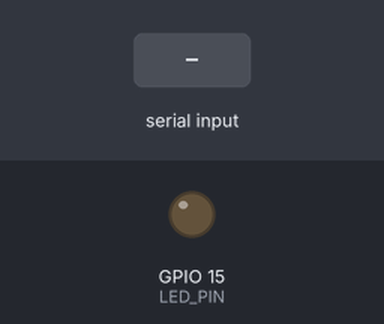
Bench run of a sketch on a simulated ESP32. Shown: output pins drawn as LEDs (lit = HIGH). Dashed ring = blinking. Inputs (shaded band) come from the test bench. What the sketch prints to the serial monitor is not drawn.

Above: at 1.9 s.
2.0 s: "3\n" received over Serial
At 2.1 s:
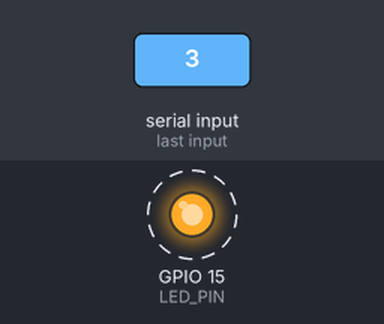
6.5 s: "1\n" received over Serial
At 7.1 s:
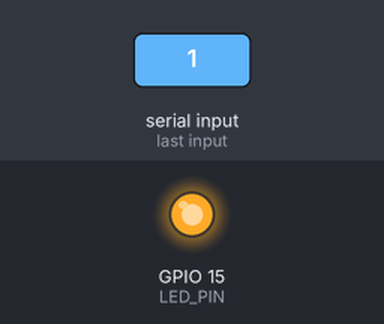
Timing chart, 0 to 9.5 s (numbered marks = the images above; inputs shaded):
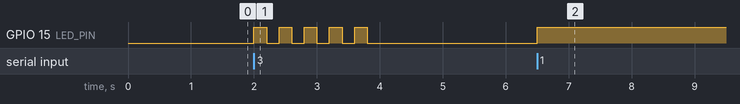

The sketch:

P04_SerialMenu.ino
```cpp
/*
 * =============================================
 *  PROJECT: ESP32 INTERACTIVE SERIAL MENU
 * =============================================
 *
 *  Pertemuan 4: Serial Communication & Debugging
 *  Mata Kuliah Mikrokontroller - Prodi Informatika Unmul
 *
 *  Features:
 *   - Menu interaktif via Serial Monitor (pilihan 0-6)
 *   - LED ON/OFF/Blink control
 *   - LED Brightness control (0-255)
 *   - ADC Sensor reading (Potensiometer)
 *   - System Info (uptime, free heap, CPU freq)
 *
 *  Wiring:
 *   - LED    : GPIO15 → Resistor 220Ω → LED Anode → LED Cathode → GND
 *   - Pot    : VCC→3V3, SIG→GPIO34, GND→GND
 *
 *  Serial Monitor Settings:
 *   - Baud Rate : 115200
 *   - Line Ending: NL & CR (Both NL & CR)
 */

// ── Pin Definitions ──────────────────────────────────────────────────────────
#define LED_PIN 15
#define POT_PIN 34

// ── PWM Configuration
// ──────────────────────────────────────────────────────────
#define PWM_FREQ 5000 // 5 kHz (smooth untuk LED)
#define PWM_RES 8     // 8-bit resolution (0-255)

// ── Global Variables
// ──────────────────────────────────────────────────────────
bool ledState = false;
int ledBrightness = 0;

// ─────────────────────────────────────────────────────────────────────────────
// FUNCTION: printMenu
// Tampilkan menu interaktif ke Serial Monitor
// ─────────────────────────────────────────────────────────────────────────────
void printMenu() {
  Serial.println();
  Serial.println("╔══════════════════════════════╗");
  Serial.println("║     ESP32 Control Menu       ║");
  Serial.println("╠══════════════════════════════╣");
  Serial.println("║  1. LED ON                   ║");
  Serial.println("║  2. LED OFF                  ║");
  Serial.println("║  3. Blink 5x                 ║");
  Serial.println("║  4. Read Sensor (ADC)        ║");
  Serial.println("║  5. Set Brightness (0-255)   ║");
  Serial.println("║  6. System Info              ║");
  Serial.println("║  0. Tampilkan Menu lagi      ║");
  Serial.println("╚══════════════════════════════╝");
  Serial.print("Pilihan (0-6): ");
}

// ─────────────────────────────────────────────────────────────────────────────
// FUNCTION: blinkLED
// Blink LED sebanyak n kali, lalu restore ke brightness semula
// ─────────────────────────────────────────────────────────────────────────────
void blinkLED(int times) {
  Serial.printf("\nBlinking LED %d kali...\n", times);
  for (int i = 0; i < times; i++) {
    ledcWrite(LED_PIN, 255); // LED ON
    delay(200);
    ledcWrite(LED_PIN, 0); // LED OFF
    delay(200);
    Serial.printf("  Blink %d/%d ✓\n", i + 1, times);
  }
  // Restore ke brightness sebelumnya
  ledcWrite(LED_PIN, ledBrightness);
  Serial.println("✅ Blink selesai!");
}

// ─────────────────────────────────────────────────────────────────────────────
// FUNCTION: readSensor
// Baca nilai ADC dari potensiometer dan tampilkan di serial
// ─────────────────────────────────────────────────────────────────────────────
void readSensor() {
  int adcRaw = analogRead(POT_PIN);
  float voltage = (adcRaw / 4095.0) * 3.3;
  int percent = map(adcRaw, 0, 4095, 0, 100);

  Serial.println("\n┌─── Sensor Reading ───┐");
  Serial.printf("│ ADC Value  : %4d      │\n", adcRaw);
  Serial.printf("│ Voltage    : %.2fV     │\n", voltage);
  Serial.printf("│ Percentage : %3d%%     │\n", percent);
  Serial.println("└──────────────────────┘");
}

// ─────────────────────────────────────────────────────────────────────────────
// FUNCTION: systemInfo
// Tampilkan informasi sistem ESP32
// ─────────────────────────────────────────────────────────────────────────────
void systemInfo() {
  unsigned long uptimeMs = millis();
  float uptimeSec = uptimeMs / 1000.0;

  Serial.println("\n┌─── System Info ────────────────┐");
  Serial.printf("│ Uptime       : %lu ms (%.1fs)  \n", uptimeMs, uptimeSec);
  Serial.printf("│ LED State    : %s              \n", ledState ? "ON" : "OFF");
  Serial.printf("│ Brightness   : %d/255 (%.1f%%) \n", ledBrightness,
                ledBrightness / 255.0 * 100);
  Serial.printf("│ Free Heap    : %d bytes        \n", ESP.getFreeHeap());
  Serial.printf("│ CPU Freq     : %d MHz          \n", ESP.getCpuFreqMHz());
  Serial.printf("│ Flash Size   : %d KB           \n",
                ESP.getFlashChipSize() / 1024);
  Serial.println("└────────────────────────────────┘");
}

// ─────────────────────────────────────────────────────────────────────────────
// FUNCTION: handleMenu
// Proses pilihan menu dari user
// ─────────────────────────────────────────────────────────────────────────────
void handleMenu(int choice) {
  switch (choice) {

  case 1: // LED ON ──────────────────────────────────────────────────────
    ledcWrite(LED_PIN, 255);
    ledState = true;
    ledBrightness = 255;
    Serial.println("\n✅ LED ON (brightness: 255/255 = 100%)");
    break;

  case 2: // LED OFF ─────────────────────────────────────────────────────
    ledcWrite(LED_PIN, 0);
    ledState = false;
    ledBrightness = 0;
    Serial.println("\n✅ LED OFF");
    break;

  case 3: // BLINK 5x ────────────────────────────────────────────────────
    blinkLED(5);
    break;

  case 4: // READ SENSOR ──────────────────────────────────────────────────
    readSensor();
    break;

  case 5: // SET BRIGHTNESS ───────────────────────────────────────────────
    Serial.print("\nMasukkan brightness (0-255): ");
    // Tunggu user input
    while (Serial.available() == 0) {
      delay(10); // Non-blocking wait
    }
    {
      String br = Serial.readStringUntil('\n');
      br.trim();
      int brightness = constrain(br.toInt(), 0, 255);
      ledcWrite(LED_PIN, brightness);
      ledState = (brightness > 0);
      ledBrightness = brightness;
      Serial.printf("✅ Brightness → %d/255 (%.1f%%)\n", brightness,
                    brightness / 255.0 * 100);
    }
    break;

  case 6: // SYSTEM INFO ──────────────────────────────────────────────────
    systemInfo();
    break;

  case 0: // TAMPILKAN MENU ───────────────────────────────────────────────
    // Menu ditampilkan di printMenu() di bawah
    break;

  default: // PILIHAN TIDAK VALID ─────────────────────────────────────────
    Serial.println("\n❌ Pilihan tidak valid! Pilih 0-6.");
    break;
  }

  // Selalu tampilkan menu lagi setelah handle
  printMenu();
}

// ─────────────────────────────────────────────────────────────────────────────
// SETUP
// ─────────────────────────────────────────────────────────────────────────────
void setup() {
  // Inisialisasi Serial
  Serial.begin(115200);

  // Inisialisasi LED dengan LEDC (PWM)
  ledcAttach(LED_PIN, PWM_FREQ, PWM_RES);
  ledcWrite(LED_PIN, 0); // Pastikan LED mati saat start

  // Splash screen
  delay(200);
  Serial.println("\n");
  Serial.println("╔═══════════════════════════════════════╗");
  Serial.println("║    ESP32 Interactive Serial Menu      ║");
  Serial.println("║    Pertemuan 4: Serial Communication  ║");
  Serial.println("║    Mikrokontroller - Prodi Informatika ║");
  Serial.println("╚═══════════════════════════════════════╝");
  Serial.println();
  Serial.printf("Baud Rate  : 115200\n");
  Serial.printf("LED Pin    : GPIO%d\n", LED_PIN);
  Serial.printf("Sensor Pin : GPIO%d (ADC)\n", POT_PIN);
  Serial.println();
  Serial.println("⚙️  Setup selesai! Menampilkan menu...");
  delay(500);

  // Tampilkan menu pertama kali
  printMenu();
}

// ─────────────────────────────────────────────────────────────────────────────
// LOOP
// ─────────────────────────────────────────────────────────────────────────────
void loop() {
  // Cek apakah ada input dari Serial Monitor
  if (Serial.available() > 0) {
    String input = Serial.readStringUntil('\n');
    input.trim(); // Hapus whitespace/newline

    // Abaikan input kosong
    if (input.length() == 0)
      return;

    // Echo input
    Serial.println(input);

    // Parse pilihan (integer)
    int choice = input.toInt();

    // Handle menu
    handleMenu(choice);
  }
}
```

Measured:
- after the input at 2.0 s, GPIO 15 (LED_PIN): alternates HIGH for 0.20 s and LOW for 0.20 s, 10 changes in all, then stays LOW, starting at once
- after the input at 6.5 s, GPIO 15 (LED_PIN): LOW → HIGH at once
